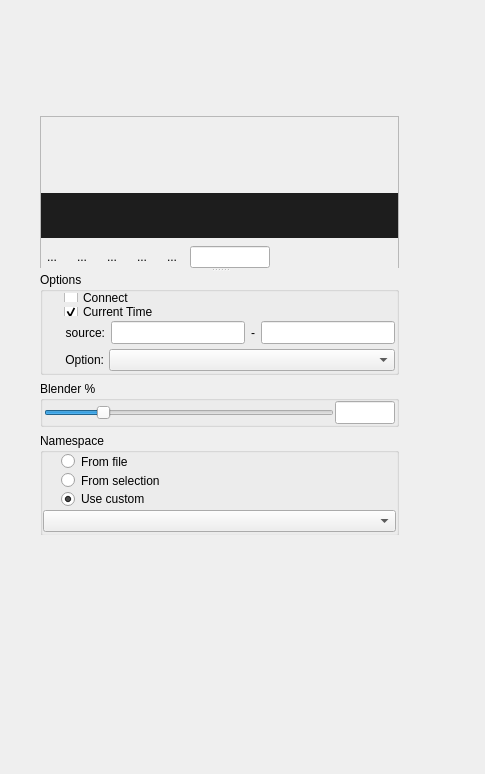
<?xml version="1.0" encoding="UTF-8"?>
<ui version="4.0">
 <class>Form</class>
 <widget class="QWidget" name="Form">
  <property name="geometry">
   <rect>
    <x>0</x>
    <y>0</y>
    <width>485</width>
    <height>774</height>
   </rect>
  </property>
  <property name="windowTitle">
   <string>Form</string>
  </property>
  <widget class="QSplitter" name="splitter">
   <property name="geometry">
    <rect>
     <x>40</x>
     <y>40</y>
     <width>359</width>
     <height>495</height>
    </rect>
   </property>
   <property name="orientation">
    <enum>Qt::Vertical</enum>
   </property>
   <widget class="QWidget" name="">
    <layout class="QVBoxLayout" name="verticalLayout_3">
     <item>
      <widget class="QFrame" name="Preview_frame">
       <property name="sizePolicy">
        <sizepolicy hsizetype="Preferred" vsizetype="Expanding">
         <horstretch>0</horstretch>
         <verstretch>0</verstretch>
        </sizepolicy>
       </property>
       <property name="minimumSize">
        <size>
         <width>0</width>
         <height>200</height>
        </size>
       </property>
       <property name="frameShape">
        <enum>QFrame::StyledPanel</enum>
       </property>
       <property name="frameShadow">
        <enum>QFrame::Raised</enum>
       </property>
       <layout class="QVBoxLayout" name="verticalLayout_8">
        <property name="spacing">
         <number>0</number>
        </property>
        <property name="sizeConstraint">
         <enum>QLayout::SetMaximumSize</enum>
        </property>
        <property name="leftMargin">
         <number>0</number>
        </property>
        <property name="topMargin">
         <number>0</number>
        </property>
        <property name="rightMargin">
         <number>0</number>
        </property>
        <property name="bottomMargin">
         <number>0</number>
        </property>
        <item>
         <layout class="QVBoxLayout" name="verticalLayout_Preview">
          <property name="spacing">
           <number>0</number>
          </property>
          <property name="sizeConstraint">
           <enum>QLayout::SetMaximumSize</enum>
          </property>
         </layout>
        </item>
        <item>
         <widget class="QLabel" name="title_label">
          <property name="sizePolicy">
           <sizepolicy hsizetype="Preferred" vsizetype="Fixed">
            <horstretch>0</horstretch>
            <verstretch>0</verstretch>
           </sizepolicy>
          </property>
          <property name="minimumSize">
           <size>
            <width>0</width>
            <height>45</height>
           </size>
          </property>
          <property name="maximumSize">
           <size>
            <width>16777215</width>
            <height>45</height>
           </size>
          </property>
          <property name="font">
           <font>
            <family>Microsoft YaHei UI</family>
            <pointsize>9</pointsize>
            <weight>50</weight>
            <bold>false</bold>
           </font>
          </property>
          <property name="styleSheet">
           <string notr="true">color: rgb(150, 150, 150);
background-color: rgb(29, 29, 29);</string>
          </property>
          <property name="lineWidth">
           <number>0</number>
          </property>
          <property name="text">
           <string/>
          </property>
          <property name="alignment">
           <set>Qt::AlignLeading|Qt::AlignLeft|Qt::AlignVCenter</set>
          </property>
          <property name="wordWrap">
           <bool>true</bool>
          </property>
         </widget>
        </item>
       </layout>
      </widget>
     </item>
     <item>
      <layout class="QHBoxLayout" name="horizontalLayout_2">
       <item>
        <widget class="QToolButton" name="Play_toolBttn">
         <property name="text">
          <string>...</string>
         </property>
         <property name="autoRaise">
          <bool>true</bool>
         </property>
        </widget>
       </item>
       <item>
        <widget class="QToolButton" name="firstFrame_toolBttn">
         <property name="toolTip">
          <string>起始帧</string>
         </property>
         <property name="text">
          <string>...</string>
         </property>
         <property name="autoRaise">
          <bool>true</bool>
         </property>
        </widget>
       </item>
       <item>
        <widget class="QToolButton" name="prevFrame_toolBttn">
         <property name="toolTip">
          <string>上一帧</string>
         </property>
         <property name="text">
          <string>...</string>
         </property>
         <property name="autoRaise">
          <bool>true</bool>
         </property>
        </widget>
       </item>
       <item>
        <widget class="QToolButton" name="nextFrame_toolBttn">
         <property name="toolTip">
          <string>下一帧</string>
         </property>
         <property name="text">
          <string>...</string>
         </property>
         <property name="autoRaise">
          <bool>true</bool>
         </property>
        </widget>
       </item>
       <item>
        <widget class="QToolButton" name="lastFrame_toolBttn">
         <property name="toolTip">
          <string>结束帧</string>
         </property>
         <property name="text">
          <string>...</string>
         </property>
         <property name="autoRaise">
          <bool>true</bool>
         </property>
        </widget>
       </item>
       <item>
        <widget class="QLineEdit" name="frams_lineEdit">
         <property name="maximumSize">
          <size>
           <width>80</width>
           <height>16777215</height>
          </size>
         </property>
         <property name="readOnly">
          <bool>true</bool>
         </property>
        </widget>
       </item>
       <item>
        <spacer name="horizontalSpacer_2">
         <property name="orientation">
          <enum>Qt::Horizontal</enum>
         </property>
         <property name="sizeHint" stdset="0">
          <size>
           <width>40</width>
           <height>20</height>
          </size>
         </property>
        </spacer>
       </item>
      </layout>
     </item>
    </layout>
   </widget>
   <widget class="QWidget" name="">
    <layout class="QVBoxLayout" name="verticalLayout_2">
     <item>
      <widget class="QGroupBox" name="apply_option_groupBox">
       <property name="title">
        <string>Options</string>
       </property>
       <layout class="QVBoxLayout" name="verticalLayout_4">
        <property name="spacing">
         <number>5</number>
        </property>
        <property name="leftMargin">
         <number>1</number>
        </property>
        <property name="topMargin">
         <number>1</number>
        </property>
        <property name="rightMargin">
         <number>1</number>
        </property>
        <property name="bottomMargin">
         <number>1</number>
        </property>
        <item>
         <layout class="QVBoxLayout" name="verticalLayout_9">
          <property name="leftMargin">
           <number>20</number>
          </property>
          <property name="rightMargin">
           <number>0</number>
          </property>
          <item>
           <widget class="QCheckBox" name="connect_cBox">
            <property name="text">
             <string>Connect</string>
            </property>
           </widget>
          </item>
          <item>
           <widget class="QCheckBox" name="currentTime_cBox">
            <property name="text">
             <string>Current Time</string>
            </property>
            <property name="checked">
             <bool>true</bool>
            </property>
           </widget>
          </item>
         </layout>
        </item>
        <item>
         <layout class="QHBoxLayout" name="apply_option_01">
          <property name="spacing">
           <number>6</number>
          </property>
          <item>
           <widget class="QLabel" name="label_6">
            <property name="sizePolicy">
             <sizepolicy hsizetype="Fixed" vsizetype="Preferred">
              <horstretch>0</horstretch>
              <verstretch>0</verstretch>
             </sizepolicy>
            </property>
            <property name="minimumSize">
             <size>
              <width>61</width>
              <height>0</height>
             </size>
            </property>
            <property name="maximumSize">
             <size>
              <width>61</width>
              <height>16777215</height>
             </size>
            </property>
            <property name="font">
             <font>
              <family>Microsoft YaHei UI</family>
             </font>
            </property>
            <property name="layoutDirection">
             <enum>Qt::RightToLeft</enum>
            </property>
            <property name="text">
             <string>source:</string>
            </property>
            <property name="alignment">
             <set>Qt::AlignRight|Qt::AlignTrailing|Qt::AlignVCenter</set>
            </property>
           </widget>
          </item>
          <item>
           <widget class="QLineEdit" name="apply_option_lineEdit01">
            <property name="minimumSize">
             <size>
              <width>0</width>
              <height>23</height>
             </size>
            </property>
           </widget>
          </item>
          <item>
           <widget class="QLabel" name="label">
            <property name="text">
             <string>-</string>
            </property>
           </widget>
          </item>
          <item>
           <widget class="QLineEdit" name="apply_option_lineEdit02">
            <property name="minimumSize">
             <size>
              <width>0</width>
              <height>23</height>
             </size>
            </property>
           </widget>
          </item>
         </layout>
        </item>
        <item>
         <layout class="QHBoxLayout" name="apply_option_02">
          <item>
           <widget class="QLabel" name="label_5">
            <property name="sizePolicy">
             <sizepolicy hsizetype="Fixed" vsizetype="Preferred">
              <horstretch>0</horstretch>
              <verstretch>0</verstretch>
             </sizepolicy>
            </property>
            <property name="minimumSize">
             <size>
              <width>60</width>
              <height>0</height>
             </size>
            </property>
            <property name="maximumSize">
             <size>
              <width>60</width>
              <height>16777215</height>
             </size>
            </property>
            <property name="font">
             <font>
              <family>Microsoft YaHei UI</family>
             </font>
            </property>
            <property name="text">
             <string>Option:</string>
            </property>
            <property name="alignment">
             <set>Qt::AlignRight|Qt::AlignTrailing|Qt::AlignVCenter</set>
            </property>
           </widget>
          </item>
          <item>
           <widget class="QComboBox" name="apply_option_combox">
            <property name="font">
             <font>
              <family>Microsoft YaHei UI</family>
             </font>
            </property>
           </widget>
          </item>
         </layout>
        </item>
       </layout>
      </widget>
     </item>
     <item>
      <widget class="QGroupBox" name="pose_percent_groupBox">
       <property name="title">
        <string>Blender %</string>
       </property>
       <layout class="QVBoxLayout" name="verticalLayout_6">
        <property name="spacing">
         <number>1</number>
        </property>
        <property name="leftMargin">
         <number>1</number>
        </property>
        <property name="topMargin">
         <number>0</number>
        </property>
        <property name="rightMargin">
         <number>1</number>
        </property>
        <property name="bottomMargin">
         <number>0</number>
        </property>
        <item>
         <layout class="QHBoxLayout" name="pose_percent">
          <item>
           <widget class="QSlider" name="posePercentSlider">
            <property name="minimum">
             <number>-30</number>
            </property>
            <property name="maximum">
             <number>130</number>
            </property>
            <property name="value">
             <number>0</number>
            </property>
            <property name="orientation">
             <enum>Qt::Horizontal</enum>
            </property>
           </widget>
          </item>
          <item>
           <widget class="QLineEdit" name="posePercentLineEdit">
            <property name="minimumSize">
             <size>
              <width>0</width>
              <height>23</height>
             </size>
            </property>
            <property name="maximumSize">
             <size>
              <width>60</width>
              <height>16777215</height>
             </size>
            </property>
           </widget>
          </item>
         </layout>
        </item>
       </layout>
      </widget>
     </item>
     <item>
      <widget class="QGroupBox" name="namespace_groupBox">
       <property name="styleSheet">
        <string notr="true"/>
       </property>
       <property name="title">
        <string>Namespace</string>
       </property>
       <layout class="QVBoxLayout" name="verticalLayout_7">
        <property name="spacing">
         <number>3</number>
        </property>
        <property name="leftMargin">
         <number>0</number>
        </property>
        <property name="topMargin">
         <number>0</number>
        </property>
        <property name="rightMargin">
         <number>0</number>
        </property>
        <property name="bottomMargin">
         <number>0</number>
        </property>
        <item>
         <layout class="QVBoxLayout" name="verticalLayout">
          <property name="spacing">
           <number>2</number>
          </property>
          <property name="leftMargin">
           <number>18</number>
          </property>
          <item>
           <widget class="QRadioButton" name="namespace_rBtn_01">
            <property name="text">
             <string>From file</string>
            </property>
           </widget>
          </item>
          <item>
           <widget class="QRadioButton" name="namespace_rBtn_02">
            <property name="text">
             <string>From selection</string>
            </property>
           </widget>
          </item>
          <item>
           <widget class="QRadioButton" name="namespace_rBtn_03">
            <property name="text">
             <string>Use custom</string>
            </property>
            <property name="checked">
             <bool>true</bool>
            </property>
           </widget>
          </item>
         </layout>
        </item>
        <item>
         <layout class="QHBoxLayout" name="apply_option_3">
          <property name="topMargin">
           <number>0</number>
          </property>
          <property name="bottomMargin">
           <number>1</number>
          </property>
          <item>
           <widget class="QComboBox" name="reference_combox">
            <property name="font">
             <font>
              <family>Microsoft YaHei UI</family>
             </font>
            </property>
           </widget>
          </item>
         </layout>
        </item>
       </layout>
      </widget>
     </item>
    </layout>
   </widget>
  </widget>
 </widget>
 <resources/>
 <connections/>
</ui>
